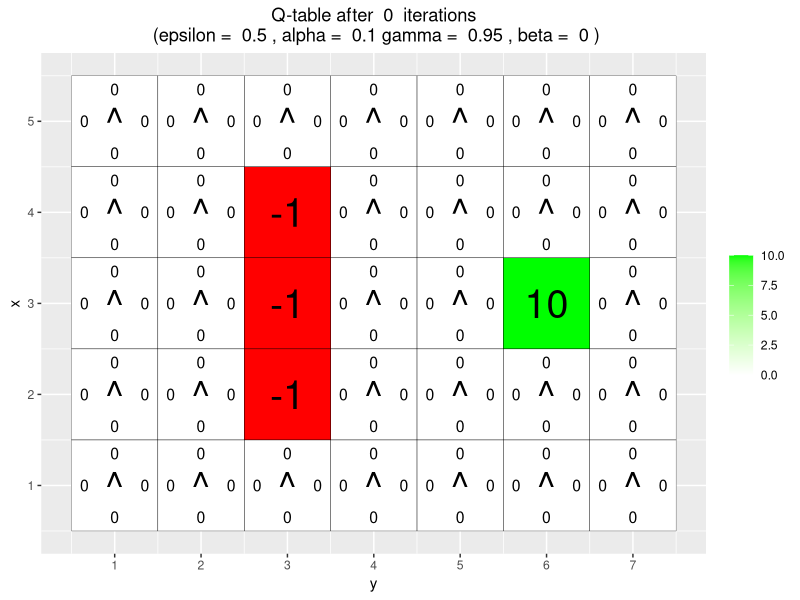
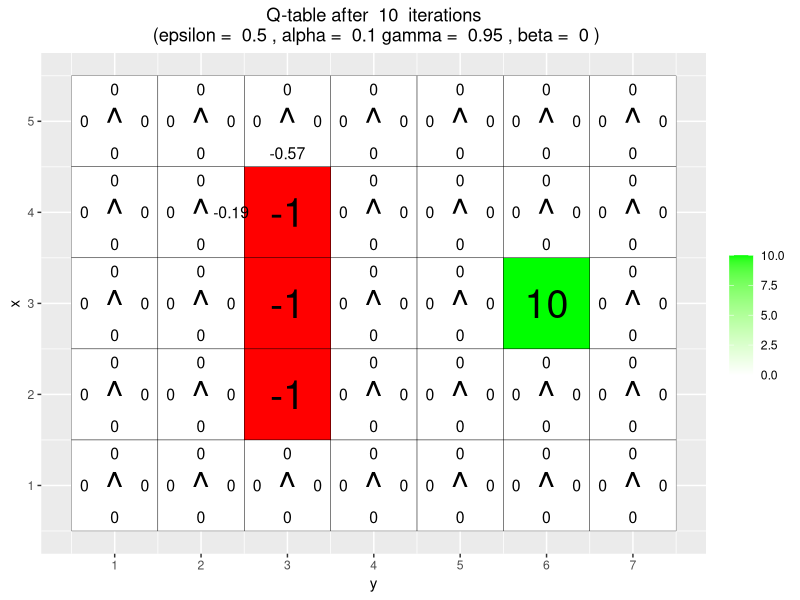
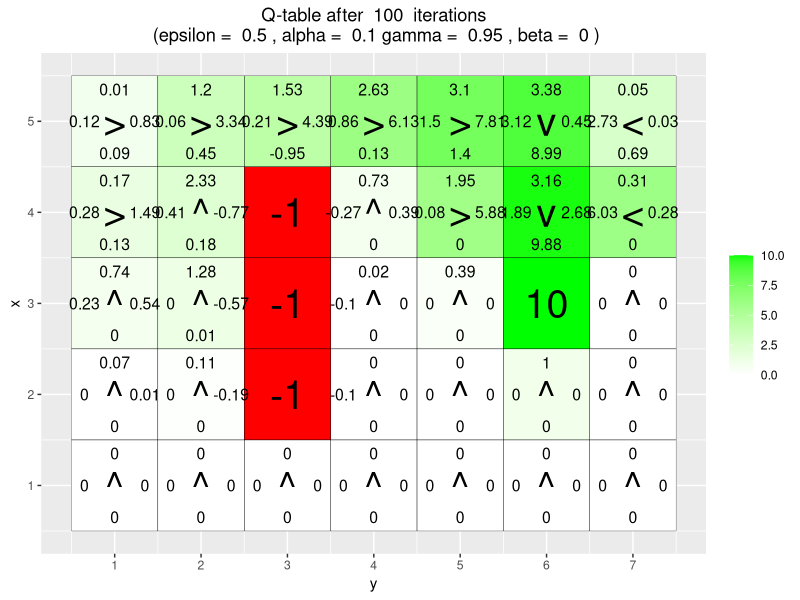
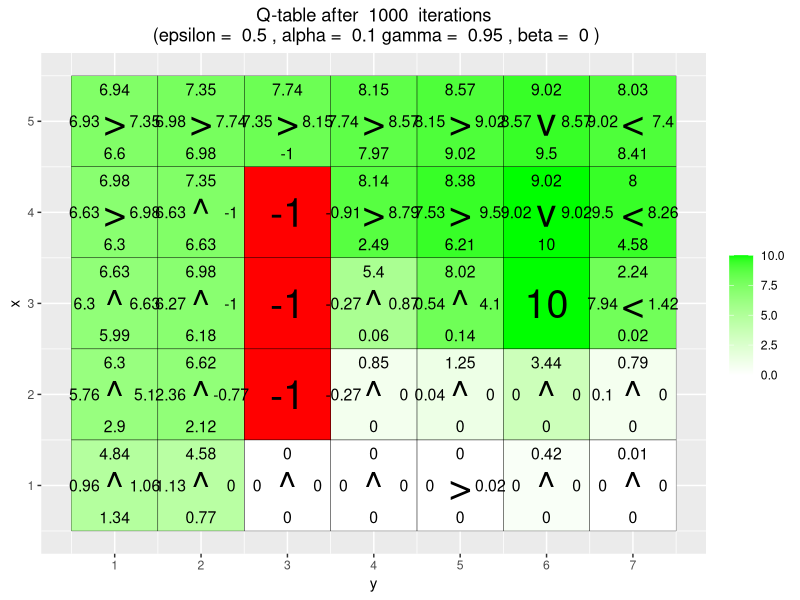
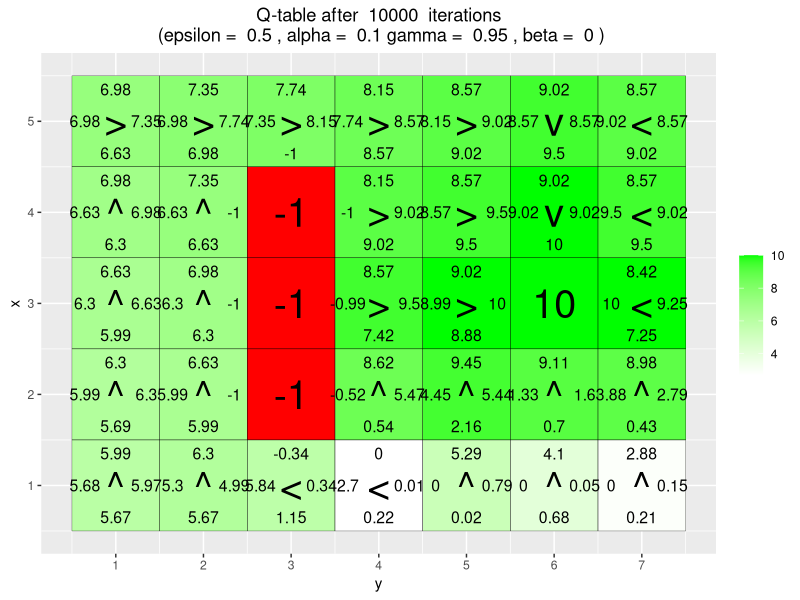
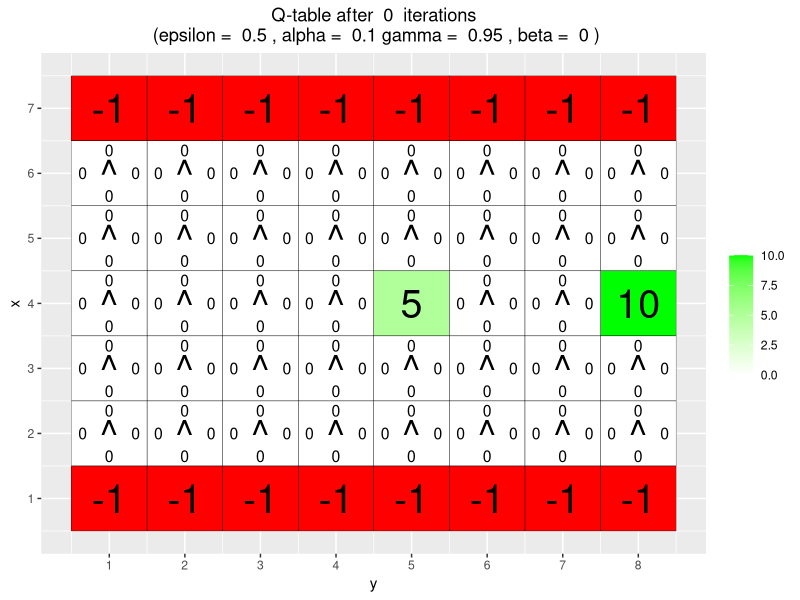
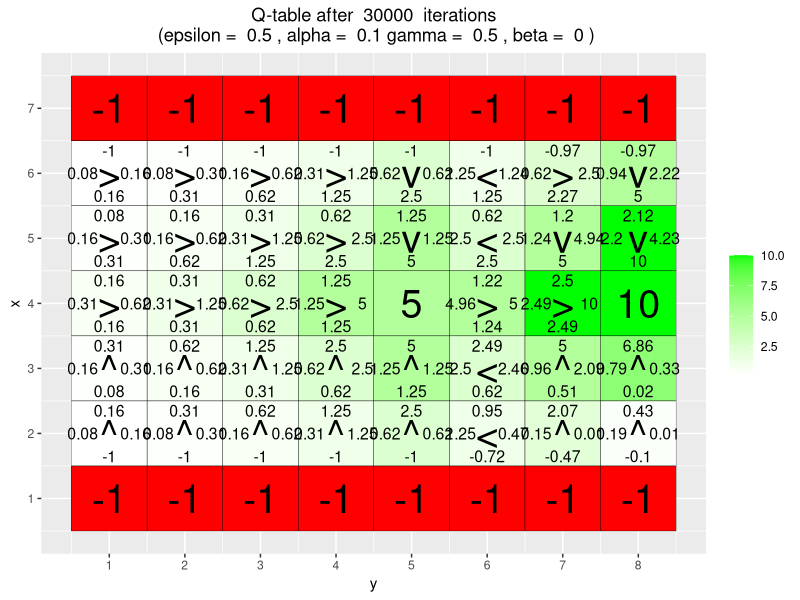
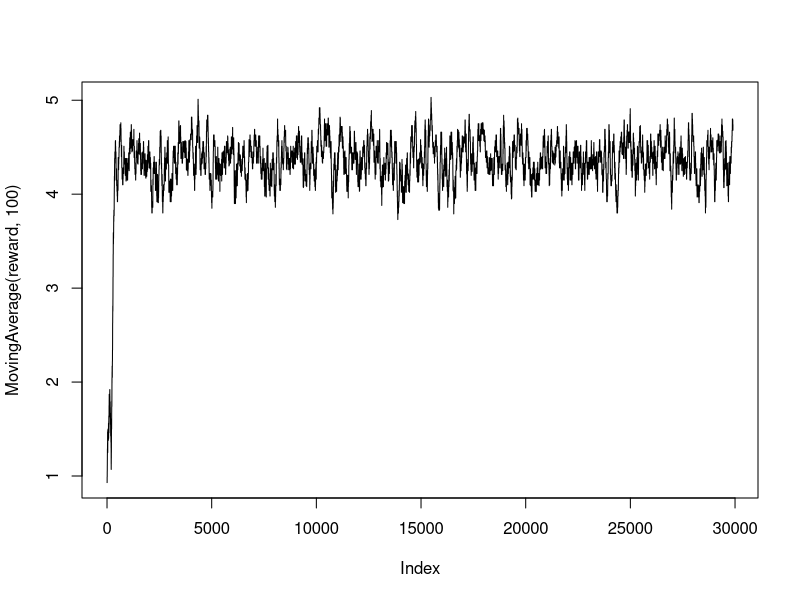

These charts were generated, in order, by the following R code: (Note: a time limit stopped this script after it produced the figures.)
## ---- chunk 1
GreedyPolicy <- function(x, y){
  
  action = which.max(q_table[x, y, ])
  return (action)
}

EpsilonGreedyPolicy <- function(x, y, epsilon){

  if (epsilon > runif(1)){
    action <- sample(1:4, 1)
  } else {
    action = which.max(q_table[x, y, ])
  }
  
  return (action)
}

H <- 5
W <- 7

reward_map <- matrix(0, nrow = H, ncol = W)
reward_map[3,6] <- 10
reward_map[2:4,3] <- -1

q_table <- array(0,dim = c(H,W,4))

q_learning <- function(start_state, epsilon = 0.5, alpha = 0.1, gamma = 0.95, 
                       beta = 0){
  
  #Initialize
  current_state = start_state
  episode_correction = 0
  reward = 0
  
  repeat{
    # Current state
    x = current_state[1]
    y = current_state[2]
    
    # Action
    action = EpsilonGreedyPolicy(x, y, epsilon)
    
    # Update state
    next_state = transition_model(x, y, action, beta)
    next_x = next_state[1]
    next_y = next_state[2]
    
    # Reward
    reward = reward_map[next_x, next_y]
    
    # New max Q value
    max_q_next = max(q_table[next_x, next_y, ])
    
    # Correction
    correction = reward + gamma * max_q_next - q_table[x, y, action]
    
    # Update q_table based on correction
    q_table[x, y, action] <<- q_table[x, y, action] + alpha * correction
    
    # Accumulate corrections
    episode_correction = episode_correction + correction
    
    # Update state
    current_state = next_state
    
    # End the episode if a terminal state (non-zero reward) is reached
    if (reward != 0) {
      break
    }
  }
  
  return (c(reward, episode_correction))
}
## ---- chunk 2
rm(list = ls())
# By Jose M. Peña and Joel Oskarsson.
# For teaching purposes.
# jose.m.pena@liu.se.

#####################################################################################################
# Q-learning
#####################################################################################################

# install.packages("ggplot2")
# install.packages("vctrs")
library(ggplot2)

arrows <- c("^", ">", "v", "<")
action_deltas <- list(c(1,0), # up
                      c(0,1), # right
                      c(-1,0), # down
                      c(0,-1)) # left

vis_environment <- function(iterations=0, epsilon = 0.5, alpha = 0.1, gamma = 0.95, beta = 0){
  
  # Visualize an environment with rewards. 
  # Q-values for all actions are displayed on the edges of each tile.
  # The (greedy) policy for each state is also displayed.
  # 
  # Args:
  #   iterations, epsilon, alpha, gamma, beta (optional): for the figure title.
  #   reward_map (global variable): a HxW array containing the reward given at each state.
  #   q_table (global variable): a HxWx4 array containing Q-values for each state-action pair.
  #   H, W (global variables): environment dimensions.
  
  df <- expand.grid(x=1:H,y=1:W)
  foo <- mapply(function(x,y) ifelse(reward_map[x,y] == 0,q_table[x,y,1],NA),df$x,df$y)
  df$val1 <- as.vector(round(foo, 2))
  foo <- mapply(function(x,y) ifelse(reward_map[x,y] == 0,q_table[x,y,2],NA),df$x,df$y)
  df$val2 <- as.vector(round(foo, 2))
  foo <- mapply(function(x,y) ifelse(reward_map[x,y] == 0,q_table[x,y,3],NA),df$x,df$y)
  df$val3 <- as.vector(round(foo, 2))
  foo <- mapply(function(x,y) ifelse(reward_map[x,y] == 0,q_table[x,y,4],NA),df$x,df$y)
  df$val4 <- as.vector(round(foo, 2))
  foo <- mapply(function(x,y) 
    ifelse(reward_map[x,y] == 0,arrows[GreedyPolicy(x,y)],reward_map[x,y]),df$x,df$y)
  df$val5 <- as.vector(foo)
  foo <- mapply(function(x,y) ifelse(reward_map[x,y] == 0,max(q_table[x,y,]),
                                     ifelse(reward_map[x,y]<0,NA,reward_map[x,y])),df$x,df$y)
  df$val6 <- as.vector(foo)
  
  print(ggplot(df,aes(x = y,y = x)) +
          scale_fill_gradient(low = "white", high = "green", na.value = "red", name = "") +
          geom_tile(aes(fill=val6)) +
          geom_text(aes(label = val1),size = 4,nudge_y = .35,na.rm = TRUE) +
          geom_text(aes(label = val2),size = 4,nudge_x = .35,na.rm = TRUE) +
          geom_text(aes(label = val3),size = 4,nudge_y = -.35,na.rm = TRUE) +
          geom_text(aes(label = val4),size = 4,nudge_x = -.35,na.rm = TRUE) +
          geom_text(aes(label = val5),size = 10) +
          geom_tile(fill = 'transparent', colour = 'black') + 
          ggtitle(paste("Q-table after ",iterations," iterations\n",
                        "(epsilon = ",epsilon,", alpha = ",alpha,"gamma = ",gamma,", beta = ",beta,")")) +
          theme(plot.title = element_text(hjust = 0.5)) +
          scale_x_continuous(breaks = c(1:W),labels = c(1:W)) +
          scale_y_continuous(breaks = c(1:H),labels = c(1:H)))
  
}

GreedyPolicy <- function(x, y){
  
  # Get a greedy action for state (x,y) from q_table.
  #
  # Args:
  #   x, y: state coordinates.
  #   q_table (global variable): a HxWx4 array containing Q-values for each state-action pair.
  # 
  # Returns:
  #   An action, i.e. integer in {1,2,3,4}.
  
  # Your code here.
  action = which.max(q_table[x, y, ])
  return (action)
}

EpsilonGreedyPolicy <- function(x, y, epsilon){
  
  # Get an epsilon-greedy action for state (x,y) from q_table.
  #
  # Args:
  #   x, y: state coordinates.
  #   epsilon: probability of acting randomly.
  # 
  # Returns:
  #   An action, i.e. integer in {1,2,3,4}.
  
  # Your code here.
  if (epsilon > runif(1)){
    action <- sample(1:4, 1)
  } else {
    action = which.max(q_table[x, y, ])
  }
  
  return (action)
}

transition_model <- function(x, y, action, beta){
  
  # Computes the new state after given action is taken. The agent will follow the action 
  # with probability (1-beta) and slip to the right or left with probability beta/2 each.
  # 
  # Args:
  #   x, y: state coordinates.
  #   action: which action the agent takes (in {1,2,3,4}).
  #   beta: probability of the agent slipping to the side when trying to move.
  #   H, W (global variables): environment dimensions.
  # 
  # Returns:
  #   The new state after the action has been taken.
  
  delta <- sample(-1:1, size = 1, prob = c(0.5*beta,1-beta,0.5*beta))
  final_action <- ((action + delta + 3) %% 4) + 1
  foo <- c(x,y) + unlist(action_deltas[final_action])
  foo <- pmax(c(1,1),pmin(foo,c(H,W)))
  
  return (foo)
}

q_learning <- function(start_state, epsilon = 0.5, alpha = 0.1, gamma = 0.95, 
                       beta = 0){
  
  #Initialize
  current_state = start_state
  episode_correction = 0
  reward = 0
  
  repeat{
    # Current state
    x = current_state[1]
    y = current_state[2]
    
    # Action
    action = EpsilonGreedyPolicy(x, y, epsilon)
    
    # Update state
    next_state = transition_model(x, y, action, beta)
    next_x = next_state[1]
    next_y = next_state[2]
    
    # Reward
    reward = reward_map[next_x, next_y]
    
    # New max Q value
    max_q_next = max(q_table[next_x, next_y, ])
    
    # Correction
    correction = reward + gamma * max_q_next - q_table[x, y, action]
    
    # Update q_table based on correction
    q_table[x, y, action] <<- q_table[x, y, action] + alpha * correction
    
    # Accumulate corrections
    episode_correction = episode_correction + correction
    
    # Update state
    current_state = next_state
    
    # End the episode if a terminal state (non-zero reward) is reached
    if (reward != 0) {
      break
    }
  }
  
  return (c(reward, episode_correction))
}

## ---- chunk 3
# Environment A (learning)

H <- 5
W <- 7

reward_map <- matrix(0, nrow = H, ncol = W)
reward_map[3,6] <- 10
reward_map[2:4,3] <- -1

q_table <- array(0,dim = c(H,W,4))

vis_environment()

for(i in 1:10000){
  foo <- q_learning(start_state = c(3,1))
  
  if(any(i==c(10,100,1000,10000)))
    vis_environment(i)
}
## ---- chunk 4
# Environment B (the effect of epsilon and gamma)

H <- 7
W <- 8

reward_map <- matrix(0, nrow = H, ncol = W)
reward_map[1,] <- -1
reward_map[7,] <- -1
reward_map[4,5] <- 5
reward_map[4,8] <- 10

q_table <- array(0,dim = c(H,W,4))

vis_environment()

MovingAverage <- function(x, n){
  
  cx <- c(0,cumsum(x))
  rsum <- (cx[(n+1):length(cx)] - cx[1:(length(cx) - n)]) / n
  
  return (rsum)
}

for(j in c(0.5,0.75,0.95)){
  q_table <- array(0,dim = c(H,W,4))
  reward <- NULL
  correction <- NULL
  
  for(i in 1:30000){
    foo <- q_learning(gamma = j, start_state = c(4,1))
    reward <- c(reward,foo[1])
    correction <- c(correction,foo[2])
  }
  
  vis_environment(i, gamma = j)
  plot(MovingAverage(reward,100),type = "l")
  plot(MovingAverage(correction,100),type = "l")
}

for(j in c(0.5,0.75,0.95)){
  q_table <- array(0,dim = c(H,W,4))
  reward <- NULL
  correction <- NULL
  
  for(i in 1:30000){
    foo <- q_learning(epsilon = 0.1, gamma = j, start_state = c(4,1))
    reward <- c(reward,foo[1])
    correction <- c(correction,foo[2])
  }
  
  vis_environment(i, epsilon = 0.1, gamma = j)
  plot(MovingAverage(reward,100),type = "l")
  plot(MovingAverage(correction,100),type = "l")
}
## ---- chunk 5
# Environment C (the effect of beta).

H <- 3
W <- 6

reward_map <- matrix(0, nrow = H, ncol = W)
reward_map[1,2:5] <- -1
reward_map[1,6] <- 10

q_table <- array(0,dim = c(H,W,4))

vis_environment()

for(j in c(0,0.2,0.4,0.66)){
  q_table <- array(0,dim = c(H,W,4))
  
  for(i in 1:10000)
    foo <- q_learning(gamma = 0.6, beta = j, start_state = c(1,1))
  
  vis_environment(i, gamma = 0.6, beta = j)
}
